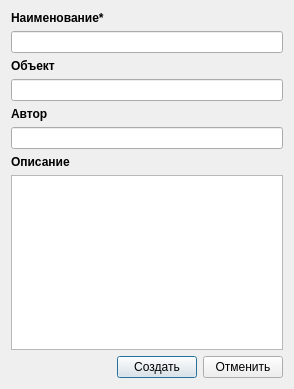
<?xml version="1.0" encoding="UTF-8"?>
<ui version="4.0">
 <class>frmCreateProj</class>
 <widget class="QDialog" name="frmCreateProj">
  <property name="geometry">
   <rect>
    <x>0</x>
    <y>0</y>
    <width>294</width>
    <height>389</height>
   </rect>
  </property>
  <property name="windowTitle">
   <string>Новый проект</string>
  </property>
  <layout class="QVBoxLayout" name="verticalLayout">
   <item>
    <widget class="QLabel" name="label">
     <property name="font">
      <font>
       <weight>75</weight>
       <bold>true</bold>
      </font>
     </property>
     <property name="text">
      <string>Наименование*</string>
     </property>
    </widget>
   </item>
   <item>
    <widget class="QLineEdit" name="lineName"/>
   </item>
   <item>
    <widget class="QLabel" name="label_2">
     <property name="font">
      <font>
       <weight>75</weight>
       <bold>true</bold>
      </font>
     </property>
     <property name="text">
      <string>Объект</string>
     </property>
    </widget>
   </item>
   <item>
    <widget class="QLineEdit" name="lineObject"/>
   </item>
   <item>
    <widget class="QLabel" name="label_3">
     <property name="font">
      <font>
       <weight>75</weight>
       <bold>true</bold>
      </font>
     </property>
     <property name="text">
      <string>Автор</string>
     </property>
    </widget>
   </item>
   <item>
    <widget class="QLineEdit" name="lineAuthor"/>
   </item>
   <item>
    <widget class="QLabel" name="label_4">
     <property name="font">
      <font>
       <weight>75</weight>
       <bold>true</bold>
      </font>
     </property>
     <property name="text">
      <string>Описание</string>
     </property>
    </widget>
   </item>
   <item>
    <widget class="QTextEdit" name="textDescription"/>
   </item>
   <item>
    <layout class="QHBoxLayout" name="horizontalLayout">
     <item>
      <spacer name="horizontalSpacer">
       <property name="orientation">
        <enum>Qt::Horizontal</enum>
       </property>
       <property name="sizeHint" stdset="0">
        <size>
         <width>138</width>
         <height>20</height>
        </size>
       </property>
      </spacer>
     </item>
     <item>
      <widget class="QPushButton" name="btnCreate">
       <property name="text">
        <string>Создать</string>
       </property>
      </widget>
     </item>
     <item>
      <widget class="QPushButton" name="bntCancel">
       <property name="text">
        <string>Отменить</string>
       </property>
      </widget>
     </item>
    </layout>
   </item>
  </layout>
 </widget>
 <layoutdefault spacing="6" margin="11"/>
 <resources/>
 <connections>
  <connection>
   <sender>btnCreate</sender>
   <signal>clicked()</signal>
   <receiver>frmCreateProj</receiver>
   <slot>projCreate()</slot>
   <hints>
    <hint type="sourcelabel">
     <x>206</x>
     <y>374</y>
    </hint>
    <hint type="destinationlabel">
     <x>132</x>
     <y>361</y>
    </hint>
   </hints>
  </connection>
  <connection>
   <sender>bntCancel</sender>
   <signal>clicked()</signal>
   <receiver>frmCreateProj</receiver>
   <slot>projCancel()</slot>
   <hints>
    <hint type="sourcelabel">
     <x>263</x>
     <y>372</y>
    </hint>
    <hint type="destinationlabel">
     <x>27</x>
     <y>362</y>
    </hint>
   </hints>
  </connection>
 </connections>
 <slots>
  <slot>projCreate()</slot>
  <slot>projCancel()</slot>
 </slots>
</ui>
